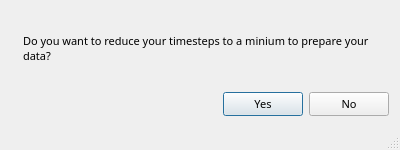
<ui version="4.0" >
 <class>DialogReduceTimeStepAskerBase</class>
 <widget class="QDialog" name="DialogReduceTimeStepAskerBase" >
  <property name="geometry" >
   <rect>
    <x>0</x>
    <y>0</y>
    <width>400</width>
    <height>150</height>
   </rect>
  </property>
  <property name="minimumSize" >
   <size>
    <width>400</width>
    <height>150</height>
   </size>
  </property>
  <property name="font" >
   <font>
    <family>Droid Sans</family>
    <pointsize>8</pointsize>
   </font>
  </property>
  <property name="windowTitle" >
   <string>Reduce Timesteps</string>
  </property>
  <property name="sizeGripEnabled" >
   <bool>true</bool>
  </property>
  <layout class="QGridLayout" >
   <item row="1" column="0" colspan="2" >
    <layout class="QHBoxLayout" >
     <property name="spacing" >
      <number>6</number>
     </property>
     <property name="margin" >
      <number>0</number>
     </property>
     <item>
      <spacer name="Horizontal Spacing2" >
       <property name="orientation" >
        <enum>Qt::Horizontal</enum>
       </property>
       <property name="sizeType" >
        <enum>QSizePolicy::Expanding</enum>
       </property>
       <property name="sizeHint" stdset="0" >
        <size>
         <width>20</width>
         <height>20</height>
        </size>
       </property>
      </spacer>
     </item>
     <item>
      <widget class="QPushButton" name="buttonYes" >
       <property name="text" >
        <string>Yes</string>
       </property>
       <property name="shortcut" >
        <string/>
       </property>
       <property name="autoDefault" >
        <bool>true</bool>
       </property>
       <property name="default" >
        <bool>true</bool>
       </property>
      </widget>
     </item>
     <item>
      <widget class="QPushButton" name="buttonNo" >
       <property name="text" >
        <string>No</string>
       </property>
       <property name="shortcut" >
        <string/>
       </property>
       <property name="autoDefault" >
        <bool>true</bool>
       </property>
      </widget>
     </item>
    </layout>
   </item>
   <item row="0" column="0" >
    <widget class="QLabel" name="pixmapLabel1" >
     <property name="sizePolicy" >
      <sizepolicy vsizetype="Fixed" hsizetype="Fixed" >
       <horstretch>0</horstretch>
       <verstretch>0</verstretch>
      </sizepolicy>
     </property>
     <property name="pixmap" >
      <pixmap resource="images/StaticImages.qrc" >:/symbol_attention.png</pixmap>
     </property>
     <property name="scaledContents" >
      <bool>true</bool>
     </property>
     <property name="alignment" >
      <set>Qt::AlignVCenter</set>
     </property>
     <property name="wordWrap" >
      <bool>true</bool>
     </property>
    </widget>
   </item>
   <item row="0" column="1" >
    <widget class="QLabel" name="textLabel1" >
     <property name="text" >
      <string>Do you want to reduce your timesteps to a minium to prepare your data?</string>
     </property>
     <property name="alignment" >
      <set>Qt::AlignVCenter</set>
     </property>
     <property name="wordWrap" >
      <bool>true</bool>
     </property>
    </widget>
   </item>
  </layout>
 </widget>
 <layoutdefault spacing="6" margin="11" />
 <pixmapfunction>qPixmapFromMimeSource</pixmapfunction>
 <resources>
  <include location="images/StaticImages.qrc" />
 </resources>
 <connections>
  <connection>
   <sender>buttonYes</sender>
   <signal>clicked()</signal>
   <receiver>DialogReduceTimeStepAskerBase</receiver>
   <slot>accept()</slot>
   <hints>
    <hint type="sourcelabel" >
     <x>20</x>
     <y>20</y>
    </hint>
    <hint type="destinationlabel" >
     <x>20</x>
     <y>20</y>
    </hint>
   </hints>
  </connection>
  <connection>
   <sender>buttonNo</sender>
   <signal>clicked()</signal>
   <receiver>DialogReduceTimeStepAskerBase</receiver>
   <slot>reject()</slot>
   <hints>
    <hint type="sourcelabel" >
     <x>20</x>
     <y>20</y>
    </hint>
    <hint type="destinationlabel" >
     <x>20</x>
     <y>20</y>
    </hint>
   </hints>
  </connection>
 </connections>
</ui>
